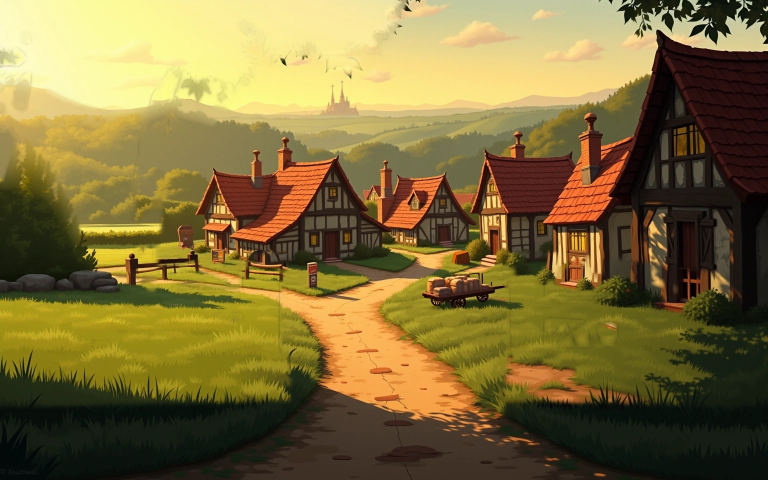
#> input picture assets/depth/h2f/hero_plate_clean.webp, 1536 x 960 px, found by its file name (shown at 1/2 size)
$ python clean_hero_traces.py
#> lines starting #> are read from the running program, lines starting #| are printed output that depends on the picture; after the words box and inside, x2 and y2 are one past the last pixel; in counts of white or black regions, pixels touching at a corner belong together
"""Убрать остаточные следы вырезанной кроны из плиты деревни.

    python depth-v2/clean_hero_traces.py

После вырезки дуба в плите остались тонкие тёмные штрихи — обрывки ветки и
листьев, которые узкая маска вклейки не дотянулась закрыть. На кадрах, где
крона уже ушла, они висят в небе сами по себе и читаются как следы разметки.

След опознаётся как ТОНКОЕ тёмное пятно на гладком фоне: берётся сильно
размытая версия кадра (модель неба и дальних холмов) и ищутся пиксели заметно
темнее неё. Настоящие крыши, стены и холмы под это не попадают — у них другая
площадь и другая протяжённость, поэтому связные области фильтруются по
размеру и по габариту.

Найденные следы заменяются той же размытой моделью: небо там гладкое, и замена
не видна. Всё остальное в плите не трогается.
"""

import pathlib

import numpy as np
from PIL import Image, ImageFilter
from scipy import ndimage

ROOT = pathlib.Path(__file__).resolve().parent.parent
PLATE = ROOT / "out" / "depth-v2" / "h2f" / "hero_plate_clean.webp"

# Искать следы только там, где они физически могли остаться: внутри бывшей
# кроны дуба. Первый заход искал по всему небу и заодно стёр дальний замок —
# он тоже тонкий тёмный силуэт и под критерий «следа» подходит идеально.
OAK = [(0, 0), (812, 0), (762, 128), (604, 176), (472, 208), (402, 268),
       (332, 302), (316, 482), (302, 662), (150, 704), (0, 692)]
PROTECT = [(548, 110, 760, 268)]   # x0, y0, x1, y1 — дальний замок, не трогать
DARKER_THAN = 15              # насколько темнее модели, чтобы считаться следом
MAX_AREA = 2600               # крупнее — это настоящий объект, не след
MAX_SIDE = 190                # длиннее — тоже объект


def main():
    img = Image.open(PLATE).convert("RGB")
#> img is the input picture: PIL image 1536x960 RGB; mean R, G, B 127.3, 110.3, 58.7
    a = np.asarray(img, dtype=np.float32)
    model = np.asarray(img.filter(ImageFilter.GaussianBlur(17)), dtype=np.float32)
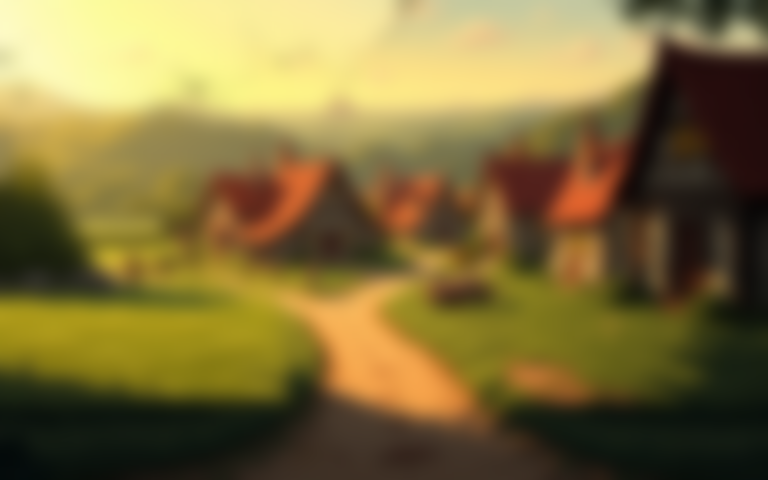
#> model: shape (960, 1536, 3) float32 (shown at 1/2 size); mean R, G, B 127.3, 110.4, 58.7

    from PIL import ImageDraw
    z = Image.new("L", img.size, 0)
#> z: PIL image 1536x960 L; every value is 0
    ImageDraw.Draw(z).polygon(OAK, fill=255)
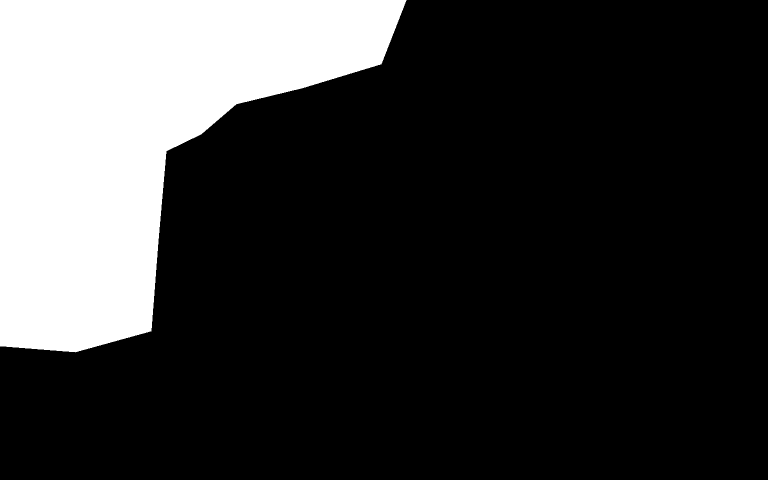
#> z: PIL image 1536x960 L (shown at 1/2 size); 21.2% white; 1 white region, box (x1, y1, x2, y2) and area: (0, 0, 813, 705) 313064
    for x0, y0, x1, y1 in PROTECT:
        ImageDraw.Draw(z).rectangle([x0, y0, x1, y1], fill=0)
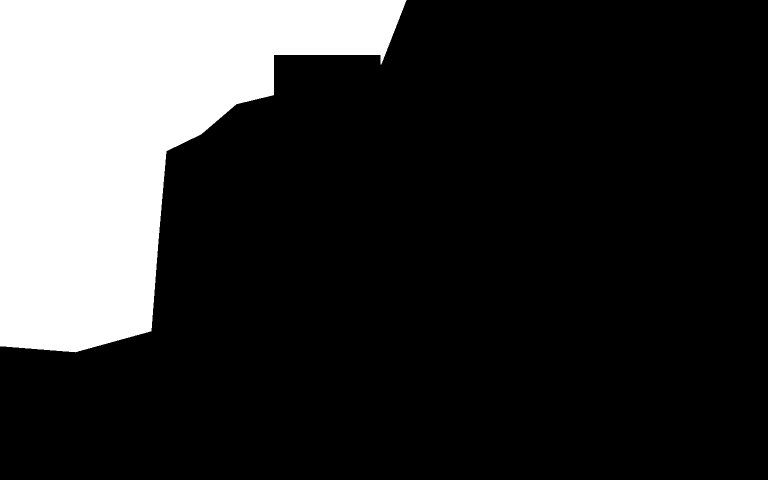
#> z: PIL image 1536x960 L (shown at 1/2 size); 20.5% white; 1 white region, box (x1, y1, x2, y2) and area: (0, 0, 813, 705) 302204
    zone = np.asarray(z) > 127

    lum = 0.299 * a[..., 0] + 0.587 * a[..., 1] + 0.114 * a[..., 2]
    lum_m = 0.299 * model[..., 0] + 0.587 * model[..., 1] + 0.114 * model[..., 2]
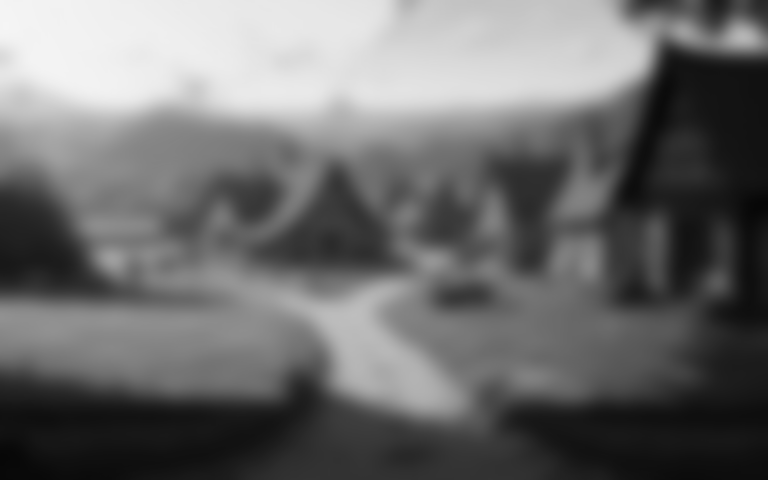
#> lum_m: shape (960, 1536) float32 (shown at 1/2 size); min 7.08, max 245.3, mean 109.5
    cand = ((lum_m - lum) > DARKER_THAN) & zone
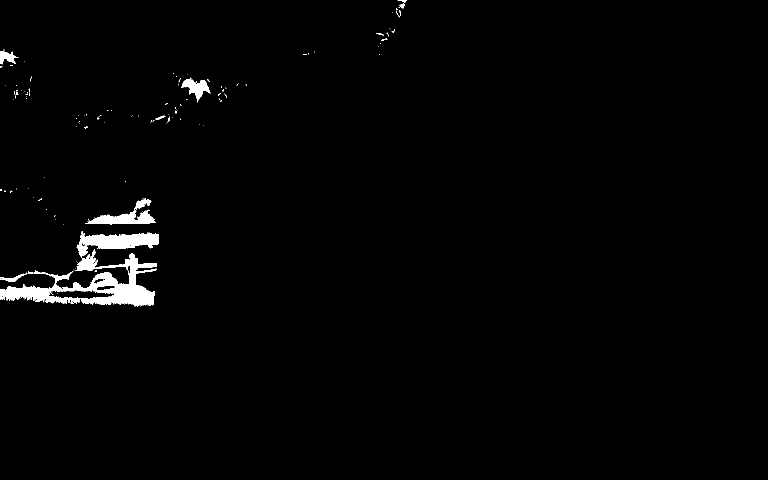
#> cand: shape (960, 1536) bool (shown at 1/2 size); 1.4% white; 138 white regions (125 under 20 px), largest, box (x1, y1, x2, y2) and area: (0, 499, 314, 613) 11709, (154, 462, 318, 516) 4074, (170, 397, 312, 449) 2513

    lab, n = ndimage.label(ndimage.binary_closing(cand, np.ones((3, 3))))
#> lab: shape (960, 1536) int32; 122 distinct labels, from 0 to 121
#> n = 121
    keep = np.zeros_like(cand)
    kept = 0
    for i, sl in enumerate(ndimage.find_objects(lab), start=1):
        h, w = sl[0].stop - sl[0].start, sl[1].stop - sl[1].start
        area = int((lab[sl] == i).sum())
        if area <= MAX_AREA and max(h, w) <= MAX_SIDE:
            keep |= (lab == i)
            kept += 1
#> this loop made 121 passes
#> (h, w, area) on passes 1, 3, 11, 14, 17, 29, 48, 51, 80, 84: (16, 16, 105), (15, 6, 31), (4, 16, 26), (4, 13, 27), (30, 36, 531), (50, 58, 1209), (17, 9, 59), (7, 8, 28), (8, 21, 68), (12, 4, 22)
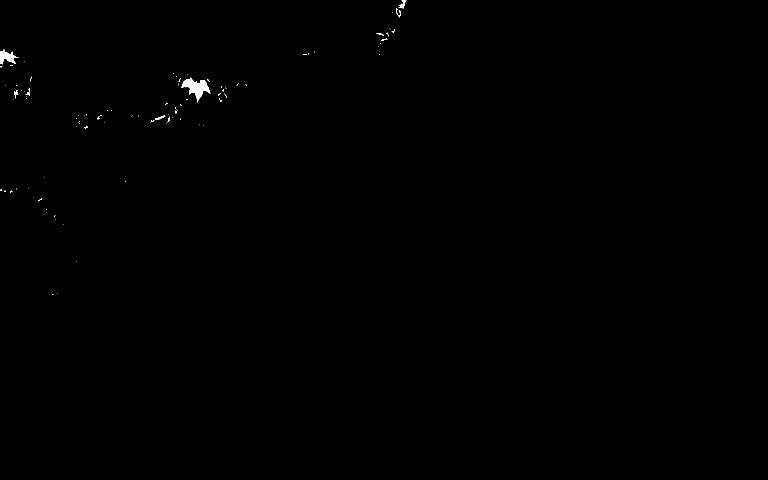
#> keep: shape (960, 1536) bool (shown at 1/2 size); 0.17% white; 96 white regions (86 under 20 px), largest, box (x1, y1, x2, y2) and area: (363, 155, 421, 205) 1209, (1, 99, 37, 129) 531, (797, 1, 813, 17) 105
#> after the loop, kept = 118

    grown = ndimage.binary_dilation(keep, np.ones((3, 3)), iterations=2)
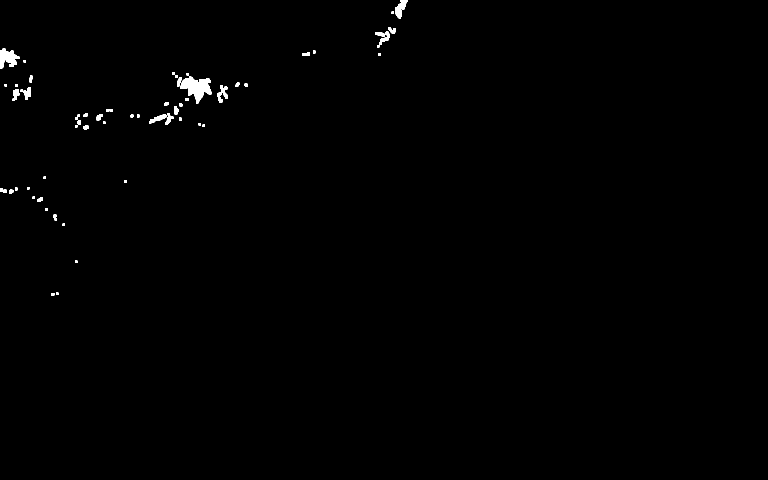
#> grown: shape (960, 1536) bool (shown at 1/2 size); 0.49% white; 59 white regions, largest, box (x1, y1, x2, y2) and area: (361, 153, 423, 207) 1819, (0, 97, 39, 137) 946, (790, 0, 815, 37) 489
    m = np.asarray(Image.fromarray((grown * 255).astype(np.uint8))
                   .filter(ImageFilter.GaussianBlur(2.2)), dtype=np.float32)[..., None] / 255.0
    out = model * m + a * (1 - m)

    Image.fromarray(out.clip(0, 255).astype(np.uint8)).save(PLATE, quality=95, method=5)
    print(f"следов найдено {n}, убрано {kept}, затронуто {float((m > .3).mean()) * 100:.2f}% кадра")
#| следов найдено 121, убрано 118, затронуто 0.62% кадра
    print(f"-> {PLATE}")


if __name__ == "__main__":
    main()

$ run again, with assets/depth/h2f/forest_plate.webp copied over assets/depth/h2f/hero_plate_clean.webp
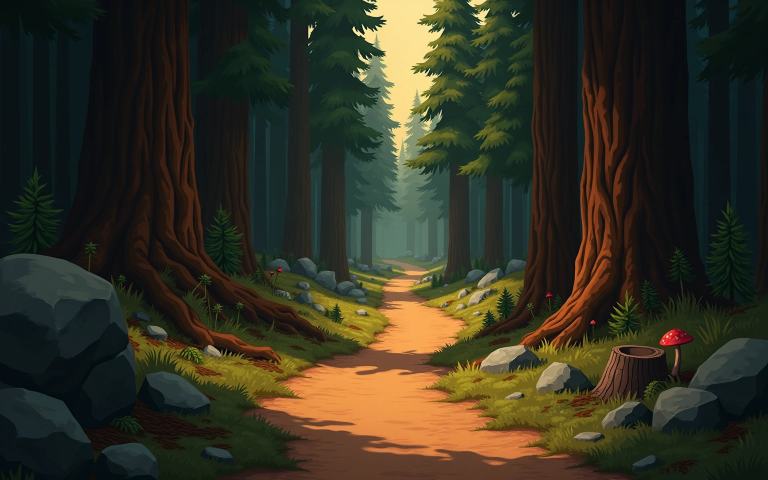
#> input picture assets/depth/h2f/forest_plate.webp, 1536 x 960 px, found by its file name (shown at 1/2 size)
#> in main, img is the input picture: PIL image 1536x960 RGB; mean R, G, B 52.7, 50.3, 34.6
#> zone: shape (960, 1536) bool; 20.5% white; 1 white region, box (x1, y1, x2, y2) and area: (0, 0, 813, 705) 302204
#> in main, `cand = ((lum_m - lum) > DARKER_THAN) & zone`:
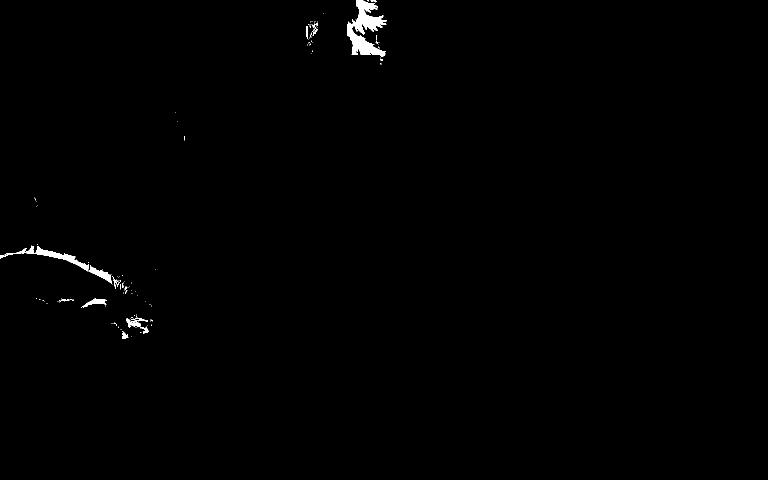
#> cand: shape (960, 1536) bool (shown at 1/2 size); 0.53% white; 115 white regions (103 under 20 px), largest, box (x1, y1, x2, y2) and area: (694, 0, 774, 114) 4133, (0, 491, 177, 543) 1493, (179, 530, 225, 569) 568
#> lab: shape (960, 1536) int32; 85 distinct labels, from 0 to 84
#> n = 84
#> the loop in main, `for i, sl in enumerate(ndimage.find_objects(lab), start=1):` made 84 passes
#> (h, w, area) on passes 1, 3, 5, 8, 10, 34, 41, 48: (121, 80, 4291), (4, 11, 26), (33, 20, 197), (27, 7, 85), (19, 6, 35), (80, 223, 2120), (24, 16, 136), (16, 8, 42)
#> after the loop in main, `for i, sl in enumerate(ndimage.find_objects(lab), start=1):`: kept = 82
#> in main, `grown = ndimage.binary_dilation(keep, np.ones((3, 3)), iterations=2)`:
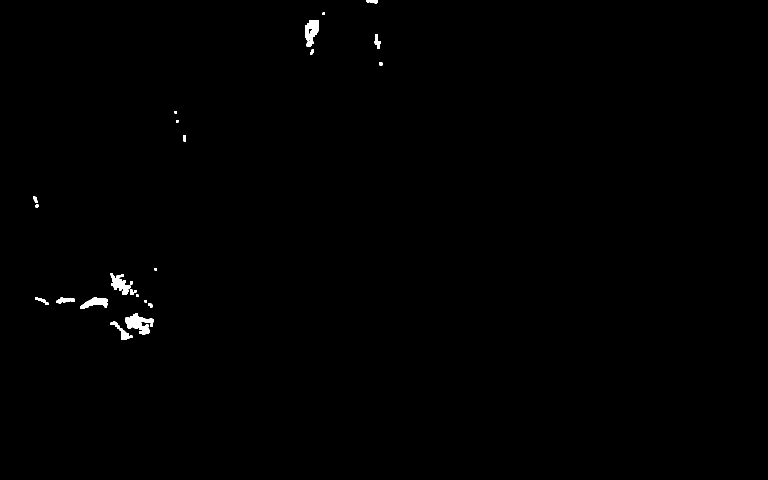
#> grown: shape (960, 1536) bool (shown at 1/2 size); 0.38% white; 28 white regions, largest, box (x1, y1, x2, y2) and area: (251, 626, 300, 669) 1179, (610, 40, 638, 94) 976, (221, 546, 261, 590) 823
#| следов найдено 84, убрано 82, затронуто 0.49% кадра
